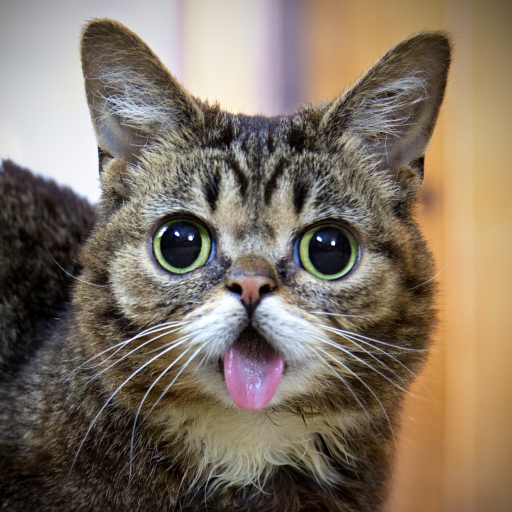
#> input picture image01.png, 512 x 512 px
$ jupyter execute --allow-errors Basic_Convolution_Operation.ipynb
#> lines starting #> are read from the running program, lines starting #| are printed output that depends on the picture
<a href="https://colab.research.google.com/github/RonakPandya072/Basic-Convolution-in-Python/blob/main/Basic_Convolution_Operation.ipynb" target="_parent"></a>

[cell 1]
import numpy as np
import matplotlib.pyplot as plt
from PIL import Image
import matplotlib.image as mpimg
import os
from pylab import *

**Load and display the image**

[cell 2]
image = Image.open('image01.png')
#> image is the input picture: PIL image 512x512 RGBA; mean R, G, B, A 129, 115, 99.7, 255

[cell 3]
image

**Convert the image to a gray-scale image and display the image**

[cell 4]
gray = image.convert('L')
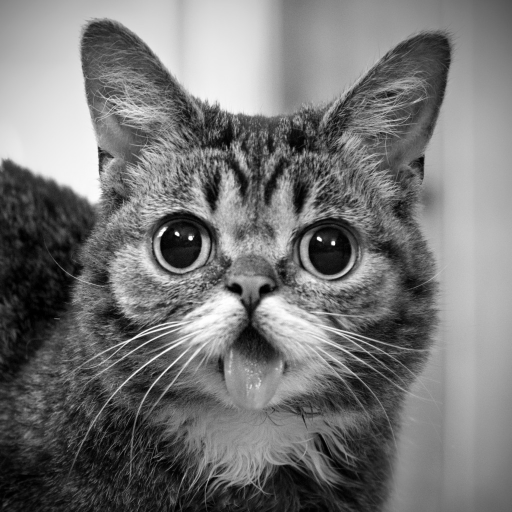
#> gray: PIL image 512x512 L; min 0, max 255, mean 117.5

[cell 5]
gray

[cell 6]
gray_array = np.array(gray)
print(f"shape of the given image is: {gray_array.shape}")
#| shape of the given image is: (512, 512)
# we converted RGB image into Gray scale image

**Apply Gaussian smoothing to the gray-scaled image. Display the image after Gaussian smoothing.**

For applying Gaussian Smoothing we have to define the the Gaussian kernel function. Although, we can use the inbuilt functions given in most of the libraries.

[cell 7]
#defining Gaussian kernel

def Gaussian_kernel(kernel_size):
  sigma = math.sqrt(kernel_size)
  #defining 1D kernel size
  kernel_1D = np.linspace(-kernel_size/2, kernel_size/2, kernel_size)
  #standardizing the input of kernel_1D with mue 0 and sigma = math.sqrt(kernel_size) using a dnorm function
  kernel_1D = dnorm(kernel_1D,0,sigma)

  #converting 1D to 2D using np.outer product
  kernel_2D = np.outer(kernel_1D.T,kernel_1D.T)

  #ploting the kernel
  plt.imshow(kernel_2D, cmap='gray')
  plt.axis('off')
  plt.title('Gaussian Kernel')

  return kernel_2D

def dnorm(x,mue, sigma):
  return 1/np.sqrt(2*np.pi*(sigma**2))*np.e**(-np.power((x - mue)/sigma,2)/2)

[cell 8]
#Now our Gaussian kernel is ready, Let's define convolution operation

def convolution(image, kernel):
  output_imagesize = output_image_size(image.shape[0], kernel.shape[0])
#> output_imagesize = 510
  k_size = kernel.shape[0]
  #generating array filled with zeros having size as output image
  output_image = np.zeros(shape=(output_imagesize, output_imagesize))
  #performing convolution over the image using np.multiply and np.sum
  for i in range(output_imagesize):
    for j in range(output_imagesize):
      Matrix = image[i:i+k_size, j:j+k_size]
      output_image[i,j] = np.sum(np.multiply(Matrix,kernel))
      #assiging 0 value when output_image pixel value goes to subzero value
      if output_image[i,j] < 0:
        output_image[i,j] = 0
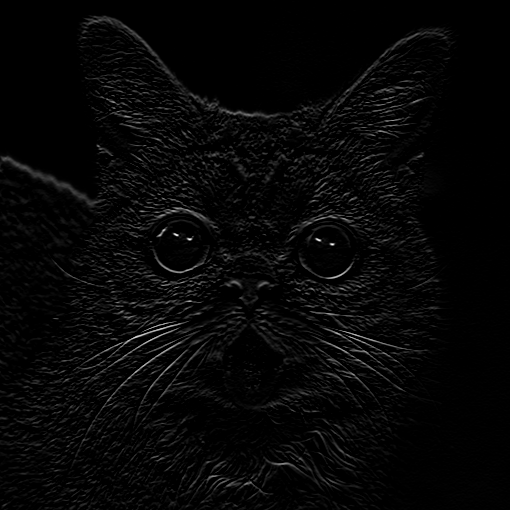
#> output_image: shape (510, 510) float64; min 0, max 909, mean 24.6; drawn with min black and max white

  return output_image

#calculating the output image size after convolution
def output_image_size(image_shape, kernel_shape):
  no_of_pixel = 0

  for i in range(image_shape):
    a = i + kernel_shape
    if a <= image_shape:
      no_of_pixel+=1
  return no_of_pixel

[cell 9]
#Defining plotting style

def plotting(image1, image2,filter_name):
  plt.figure(figsize=(12,12))
  plt.subplot(1,2,1)
  plt.imshow(image1, cmap='gray')
  plt.title('Before applying filter')
  plt.axis('off')
  plt.subplot(1,2,2)
  plt.imshow(image2, cmap='gray')
  plt.axis('off')
  plt.title(f'After applying {filter_name} filter')

#> (a cell that did not finish here is left out)

#> (a cell that did not finish here is left out)

#> (a cell that did not finish here is left out)

image is smoothend a bit after applying the gaussian filter

**3*3 Horizontal sobel filter(as shown below) and apply it to the smoothened image.**

[cell 13]
sobel_h = np.array([[1,2,1],
                    [0,0,0],
                    [-1,-2,-1]])

[cell 14]
sobel_horizontal = convolution(gray_array,sobel_h)

[cell 15]
plotting(image,sobel_horizontal,'Horizontal Sobel')
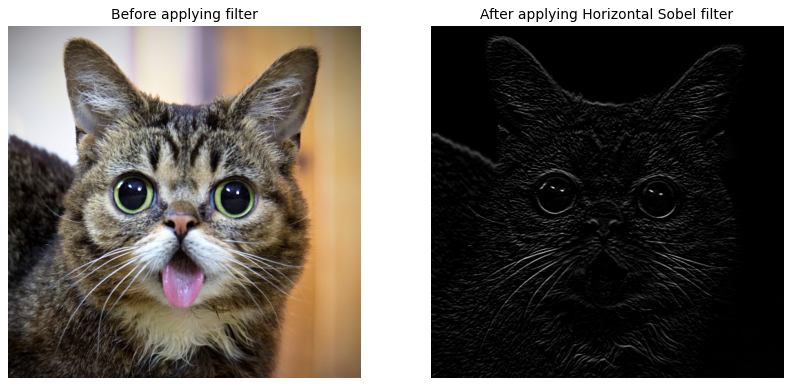
#> figure drawn by matplotlib, 2 panels

above image is showing horizontal edges

**3*3 Vertical sobel filter(as shown below) and apply it to the smoothened image.**

[cell 16]
sobel_v = np.array([[1,0,-1],
                    [2,0,-2],
                    [1,0,-1]])

[cell 17]
sobel_vertical = convolution(gray_array,sobel_v)
#> after the loop in convolution (call 2), `for i in range(output_imagesize):`:
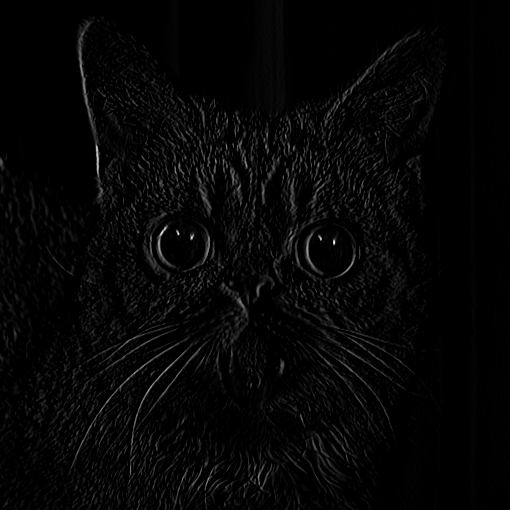
#> output_image: shape (510, 510) float64; min 0, max 924, mean 21.5; drawn with min black and max white

[cell 18]
plotting(image,sobel_vertical,'Vertical Sobel')
